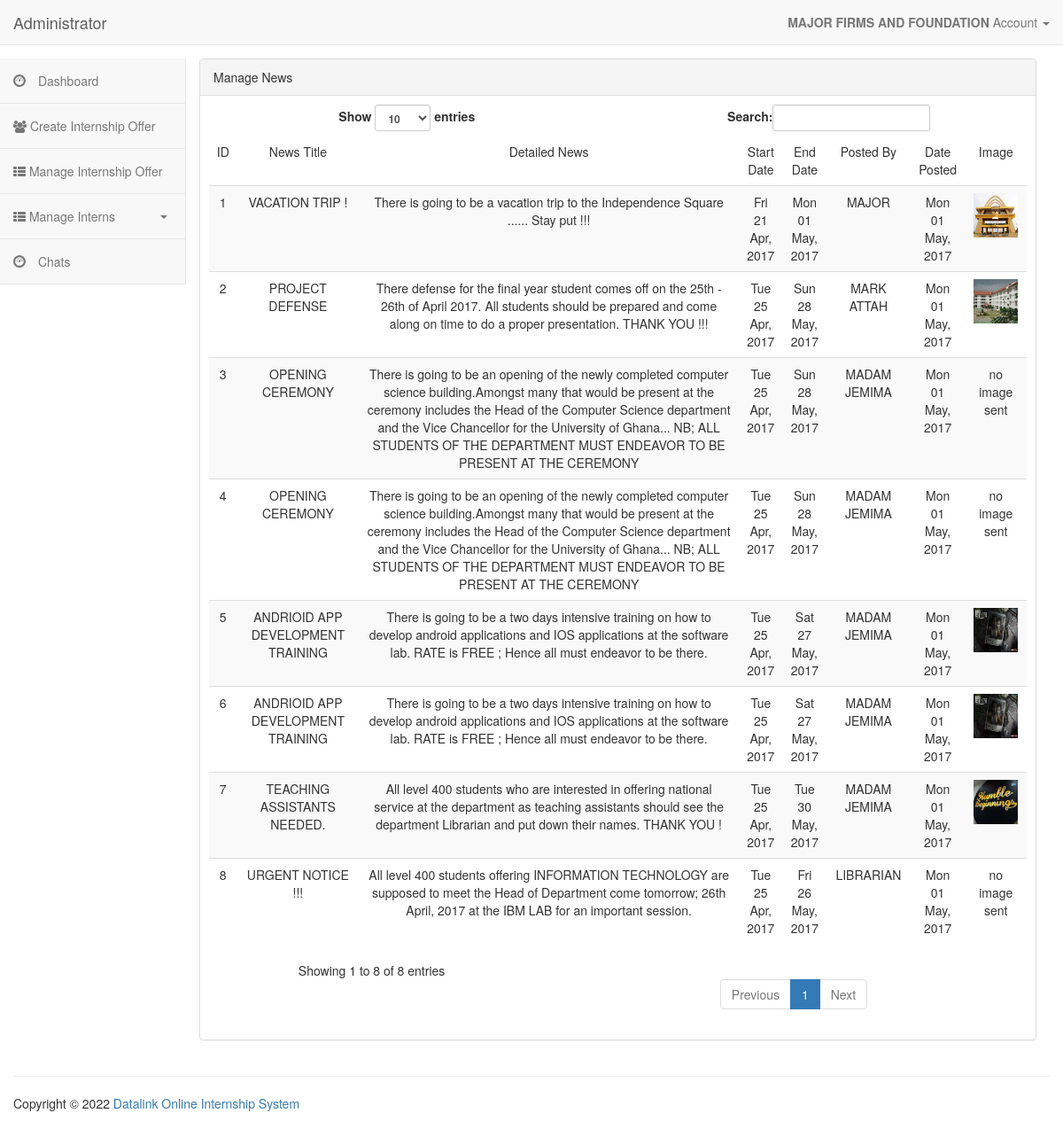
Screenshot of /department_news.php (signed in) with the database file from the repository.
### tables this page shows
CREATE TABLE `company` (
  `com_id` varchar(10) NOT NULL,
  `company_name` varchar(255) NOT NULL,
  `region` varchar(255) NOT NULL,
  `work_phone` varchar(20) NOT NULL,
  `email` varchar(255) NOT NULL,
  `website` varchar(255) NOT NULL,
  `about` longtext,
  `date_of_registration` timestamp NOT NULL DEFAULT CURRENT_TIMESTAMP ON UPDATE CURRENT_TIMESTAMP,
  `reg_ref_number` varchar(255) NOT NULL,
  `pin` varchar(20) NOT NULL,
  `status` varchar(20) NOT NULL,
  `app_status` varchar(255) NOT NULL
);

CREATE TABLE `news` (
  `id` int(11) NOT NULL,
  `news_title` varchar(255) NOT NULL,
  `news_details` longtext,
  `posted_by` varchar(255) NOT NULL,
  `start_date` varchar(255) NOT NULL,
  `end_date` varchar(255) NOT NULL,
  `image` varchar(255) NOT NULL,
  `doe` timestamp NOT NULL DEFAULT CURRENT_TIMESTAMP ON UPDATE CURRENT_TIMESTAMP
);

### includes/class/database.php (called while the page is built, shortened)
<?php
	class Database
	{
		private $connection;
		public function open_connection()
		{
			$this->connection = mysqli_connect(DB_SERVER, DB_USER, DB_PASS, DB_NAME) or die(mysqli_error($this->connection));
		}
		public function query_db($sql)
		{
			$result = mysqli_query($this->connection, $sql) or die(mysqli_error($this->connection));
			return $result;
		}
		public function fetch_array($result)
		{
			return mysqli_fetch_array($result);
		}
	}
	$database = new Database;
?>

### includes/class/company.php (called while the page is built, shortened)
<?php
class Company{
		public static function find_by_id($com_id){
			global $database;
			$result = $database->query_db("SELECT * FROM company WHERE com_id = '".$com_id."' ");
			return $result;
		}
}
?>

### includes/class/news.php (called while the page is built, shortened)
<?php
class News{
        public static function fetch_all(){
			global $database;
			$result = $database->query_db("SELECT * FROM news ORDER BY id DESC");
			return $result;
		}
}
?>

### department_news.php (the view)
<?php
include 'layout/head.php';
include 'layout/sidenav.php';
$fnews = News::fetch_all();
?>
<div class="col-md-10 content">
<div class="panel panel-default">
                <div class="panel-heading">
                    Manage News
                </div>
        <div class="row text-center" style="padding:10px;">
			<div class="col-md-12 ">
				<div class="">
					<table id="example" class="datatable table table-striped " cellspacing="0" width="100%">
                    <thead>
                    <tr>
                        <td>ID</td>
                        <td>News Title</td>
                        <td>Detailed News</td>
                        <td>Start Date</td>
                        <td>End Date</td>
                        <td>Posted By</td>
                        <td>Date Posted</td>
                        <td>Image</td>
                    </tr>
                    </thead>
                    <tbody>
                        <?php while($fetch_news = $database->fetch_array($fnews)){ ?>
                    <tr>
                        <td><?php echo $fetch_news['id']; ?></td>
                        <td><?php echo $fetch_news['news_title']; ?></td>
                        <td><?php echo $fetch_news['news_details']; ?></td>
                        <td><?php echo date("D d M, Y",strtotime($fetch_news['start_date'])); ?></td>
                        <td><?php echo date("D d M, Y",strtotime($fetch_news['end_date'])); ?></td>
                        <td><?php echo $fetch_news['posted_by']; ?></td>
                        <td><?php echo date("D d M, Y",strtotime($fetch_news['doe'])); ?></td>
                        <td>
                            <?php if($fetch_news['image']==TRUE){ ?>
                                <p><img width="50px" height="50px" src="uploads/department/news/<?php echo $fetch_news['image']; ?>" alt="<?php echo $fetch_news['image']; ?>"></p>
                                <?php }else{echo "no image sent";} ?>
                        </td>
                    </tr>
                        <?php } ?>
                    </tbody>
                </table>
				</div>
            </div>
			</div>
		</div>
</div>
<?php include 'layout/footer.php';?>

### layout/head.php (shortened to what this page needs)
<?php
include 'includes/all.php';
?>
<!DOCTYPE html>
<html lang="en">
<head>
     <link rel="stylesheet" href="assets/css/bootstrap.min.css">
     <link rel="stylesheet" href="assets/css/jquery-ui.css">
  <link rel="stylesheet" href="assets/fonts/css/font-awesome.min.css">
    <link rel="stylesheet" href="../assets/css/bootstrap.min.css">
  <link rel="stylesheet" href="../assets/fonts/css/font-awesome.min.css">
</head>
<body>
<nav class="navbar navbar-default navbar-static-top">
    <div class="container-fluid">
		<div class="navbar-header">
			<a class="navbar-brand" href="#">
				Administrator
			</a>
		</div>
		<div class="collapse navbar-collapse" id="bs-example-navbar-collapse-1">
			<ul class="nav navbar-nav navbar-right">
				<li class="dropdown ">
					<a href="#" class="dropdown-toggle" data-toggle="dropdown" role="button" aria-expanded="false">
                        <?php
                            $comp = Company::find_by_id($_SESSION['username']);
                            $cm = $database->fetch_array($comp);
                            echo "<strong>".$cm['company_name']."</strong> ";
                        ?>
						Account
						<span class="caret"></span></a>
					</li>
				</ul>
			</div>
		</div>
	</nav>

### rows the page displays
company: company_name "MAJOR FIRMS AND FOUNDATION"
news: id "8", news_title "URGENT NOTICE !!!", news_details "All level 400 students offering INFORMATION TECHNOLOGY are supposed to meet the Head of Department come tomorrow; 26th April, 2017 at the IBM LAB for an important session.", start_date "Tue 25 Apr, 2017", end_date "Fri 26 May, 2017", posted_by "LIBRARIAN", doe "Mon 01 May, 2017", image "no image sent"
news: id "7", news_title "TEACHING ASSISTANTS NEEDED.", news_details "All level 400 students who are interested in offering national service at the department as teaching assistants should see the department Librarian and put down their names. THANK YOU !", start_date "Tue 25 Apr, 2017", end_date "Tue 30 May, 2017", posted_by "MADAM JEMIMA", doe "Mon 01 May, 2017", image (picture)
news: id "6", news_title "ANDRIOID APP DEVELOPMENT TRAINING", news_details "There is going to be a two days intensive training on how to develop android applications and IOS applications at the software lab. RATE is FREE ; Hence all must endeavor to be there.", start_date "Tue 25 Apr, 2017", end_date "Sat 27 May, 2017", posted_by "MADAM JEMIMA", doe "Mon 01 May, 2017", image (picture)
news: id "5", news_title "ANDRIOID APP DEVELOPMENT TRAINING", news_details "There is going to be a two days intensive training on how to develop android applications and IOS applications at the software lab. RATE is FREE ; Hence all must endeavor to be there.", start_date "Tue 25 Apr, 2017", end_date "Sat 27 May, 2017", posted_by "MADAM JEMIMA", doe "Mon 01 May, 2017", image (picture)
news: id "4", news_title "OPENING CEREMONY", news_details "There is going to be an opening of the newly completed computer science building.Amongst many that would be present at the ceremony includes the Head of the Computer Science department and the Vice Chancellor for the University of Ghana... NB; ALL STUDENTS OF THE DEPARTMENT MUST ENDEAVOR TO BE PRESENT AT THE CEREMONY", start_date "Tue 25 Apr, 2017", end_date "Sun 28 May, 2017", posted_by "MADAM JEMIMA", doe "Mon 01 May, 2017", image "no image sent"
news: id "3", news_title "OPENING CEREMONY", news_details "There is going to be an opening of the newly completed computer science building.Amongst many that would be present at the ceremony includes the Head of the Computer Science department and the Vice Chancellor for the University of Ghana... NB; ALL STUDENTS OF THE DEPARTMENT MUST ENDEAVOR TO BE PRESENT AT THE CEREMONY", start_date "Tue 25 Apr, 2017", end_date "Sun 28 May, 2017", posted_by "MADAM JEMIMA", doe "Mon 01 May, 2017", image "no image sent"
news: id "2", news_title "PROJECT DEFENSE", news_details "There defense for the final year student comes off on the 25th - 26th of April 2017. All students should be prepared and come along on time to do a proper presentation. THANK YOU !!!", start_date "Tue 25 Apr, 2017", end_date "Sun 28 May, 2017", posted_by "MARK ATTAH", doe "Mon 01 May, 2017", image (picture)
news: id "1", news_title "VACATION TRIP !", news_details "There is going to be a vacation trip to the Independence Square ...... Stay put !!!", start_date "Fri 21 Apr, 2017", end_date "Mon 01 May, 2017", posted_by "MAJOR", doe "Mon 01 May, 2017", image (picture)
